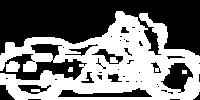
%> input picture data_latih/normalisasi/motorbike_0000.jpg, 200 x 100 px
$ octave test2.m   (GNU Octave 9; MATLAB toolbox functions it lacks are replaced by stand-ins)
%> lines starting %> are read from the running program, lines starting %| are printed output that depends on the picture; in (x1, y1, x2, y2) boxes, pixels count from 0 and x2, y2 are one past the last pixel; in counts of white or black regions, pixels touching at a corner belong together; the program's own positions count from 1
rgb = imread('./data_latih/motorbike_0000.jpg');
%> rgb is the input picture: size 100x200 uint8; min 0, max 255, mean 120
gray = rgb2gray(rgb);

im = im2double (gray);

k = [1/256 4/256 6/256 4/256 1/256
     4/256 16/256 24/256 16/256 4/256
     6/256 24/256 36/256 24/256 6/256
     4/256 16/256 24/256 16/256 4/256
     1/256 4/256 6/256 4/256 1/256];

img = convn(im,k,'valid');
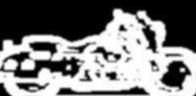
%> img: size 96x196 double; min 0, max 1, mean 0.476


Gx=[-1 0 1;-1 0 1;-1 0 1];
Gy=[-1 -1 -1;0 0 0;1 1 1];

Ix=convn(img,Gx,'valid');
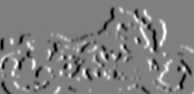
%> Ix: size 94x194 double; min -1.86, max 1.86, mean -0.00384; drawn with min black and max white
Iy=convn(img,Gy,'valid');
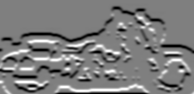
%> Iy: size 94x194 double; min -1.87, max 1.88, mean -0.0446; drawn with min black and max white
Iedge = sqrt(Ix.^2 + Iy.^2);
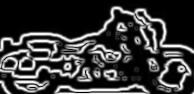
%> Iedge: size 94x194 double; min 0, max 1.93, mean 0.438; drawn with min black and max white
edgeImg = uint8(255*Iedge);
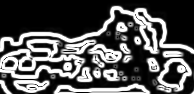
%> edgeImg: size 94x194 uint8; min 0, max 255, mean 86.2


figure(1);
bw = im2bw(edgeImg);
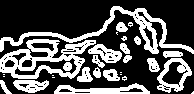
%> bw: size 94x194 logical; 32.3% white; 29 white regions (11 under 20 px), largest, box (x1, y1, x2, y2) and area: (0, 39, 96, 79) 1629, (0, 6, 194, 54) 1470, (54, 83, 150, 94) 554
imshow(bw);

figure(2);
bw = imresize(bw,[100 200]);
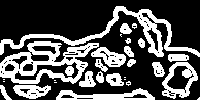
%> bw: size 100x200 logical; 32.4% white; 29 white regions (9 under 20 px), largest, box (x1, y1, x2, y2) and area: (0, 41, 99, 84) 1788, (0, 6, 200, 57) 1621, (56, 88, 155, 100) 599
imshow(bw);

$ run again, with data_latih/normalisasi/motorbike_0006.jpg copied over data_latih/normalisasi/motorbike_0000.jpg
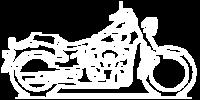
%> input picture data_latih/normalisasi/motorbike_0006.jpg, 200 x 100 px
%> rgb is the input picture: size 100x200 uint8; min 0, max 255, mean 114.6
%> `Iy=convn(img,Gy,'valid');`:
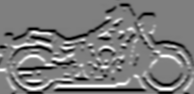
%> Iy: size 94x194 double; min -1.87, max 1.87, mean -0.0515; drawn with min black and max white
%> `bw = imresize(bw,[100 200]);`:
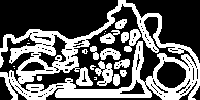
%> bw: size 100x200 logical; 38.2% white; 21 white regions (9 under 20 px), largest, box (x1, y1, x2, y2) and area: (0, 0, 200, 100) 6390, (95, 61, 113, 86) 255, (124, 29, 141, 52) 172

$ run again, with data_latih/normalisasi/motorbike_0013.jpg copied over data_latih/normalisasi/motorbike_0000.jpg
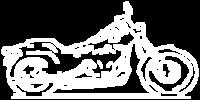
%> input picture data_latih/normalisasi/motorbike_0013.jpg, 200 x 100 px
%> rgb is the input picture: size 100x200 uint8; min 0, max 255, mean 108.2
%> `bw = imresize(bw,[100 200]);`:
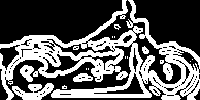
%> bw: size 100x200 logical; 37.1% white; 17 white regions (11 under 20 px), largest, box (x1, y1, x2, y2) and area: (0, 0, 200, 100) 6619, (12, 83, 54, 100) 400, (20, 65, 34, 82) 150, (73, 73, 93, 82) 120, (142, 46, 149, 54) 38, (114, 24, 121, 30) 22
